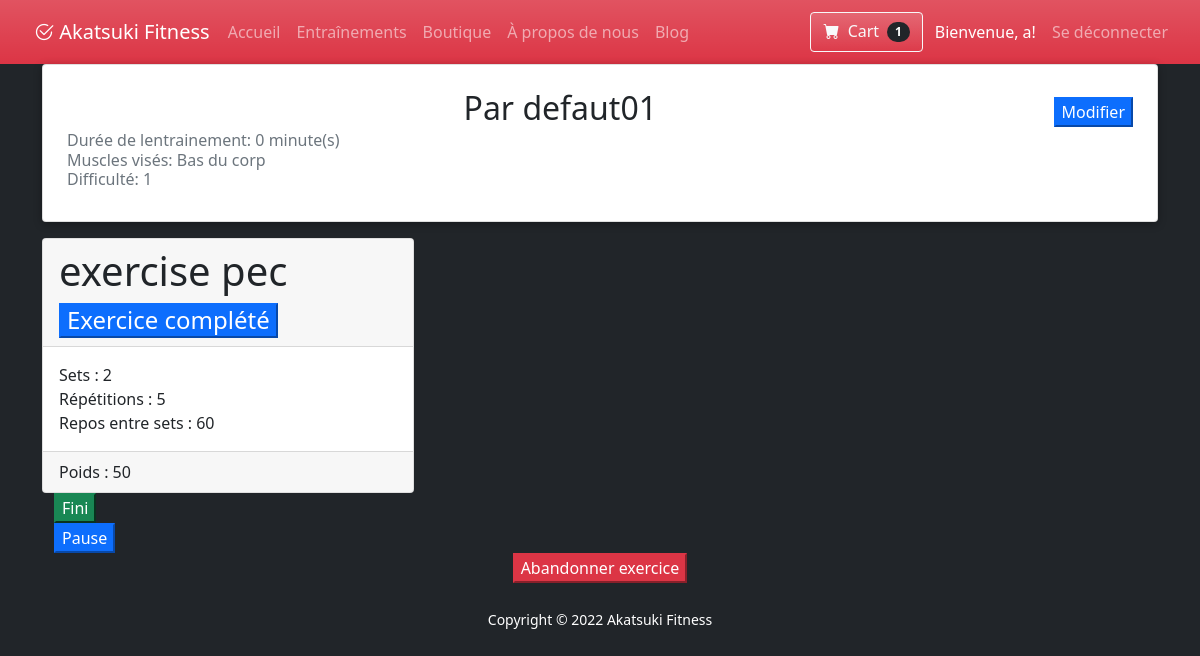
Screenshot of /workout_in_progress.php?id_training=1 (signed in) with the database file from the repository.
### tables this page shows
CREATE TABLE `utilisateur` (
  `iduser` int(11) NOT NULL,
  `nom` varchar(50) NOT NULL,
  `prenom` varchar(50) NOT NULL,
  `email` varchar(100) NOT NULL,
  `date_de_naissance` date NOT NULL,
  `sexe` int(11) NOT NULL,
  `poids` float DEFAULT NULL,
  `datedebutabonnement` date DEFAULT NULL,
  `datefinabonnement` date DEFAULT NULL,
  `poids_desire` float DEFAULT NULL,
  `avatar` int(11) DEFAULT '1'
);

CREATE TABLE `entrainement` (
  `identrainement` int(11) NOT NULL,
  `nom` varchar(50) NOT NULL,
  `status` int(11) NOT NULL,
  `type` varchar(50) NOT NULL,
  `difficulte` varchar(50) NOT NULL
);

CREATE TABLE `entrainementexercice` (
  `identrainement` int(11) NOT NULL,
  `idexercice` int(11) NOT NULL
);

CREATE TABLE `exercicecatalogue` (
  `idexercicecatalogue` int(11) NOT NULL,
  `nom` varchar(50) NOT NULL,
  `image` varchar(150) NOT NULL,
  `idcategorie` int(11) NOT NULL
);

CREATE TABLE `exercice` (
  `idexercice` int(11) NOT NULL,
  `idexercicecatalogue` int(11) NOT NULL,
  `status` int(11) NOT NULL,
  `poids` float NOT NULL,
  `repetitions` int(11) NOT NULL,
  `sets` int(11) NOT NULL,
  `duree` int(11) NOT NULL,
  `dureepause` int(11) NOT NULL
);

### db/conn.php (called while the page is built)
<?php
$host = 'localhost';
$db = 'akatsuki_db';
$user = 'root';
$pass = '';
$chartset = 'utf8mb4';
$dsn = "mysql:host=$host;dbname=$db;chartset=$chartset";
try {
    $pdo = new PDO($dsn, $user, $pass);
    $pdo->setAttribute(PDO::ATTR_ERRMODE, PDO::ERRMODE_EXCEPTION);
} catch (PDOException $e) {
    throw new PDOException($e->getMessage());
}
require_once 'Crud.php';
$crud = new Crud($pdo);

### db/Crud.php (called while the page is built, shortened)
<?php
class Crud
{
    private $db;
    public function __construct($conn)
    {
        $this->db = $conn;
    }
    public function getUser($id){
        try {
            $sql = "SELECT * FROM utilisateur WHERE iduser = '$id' ";
            $stmt = $this->db->prepare($sql);
            $stmt->execute();
            $result = $stmt->fetch();
            return  $result;
        } catch (PDOException $e) {
            echo $e->getMessage();
            return false;
        }
    }
    public function getEntrainementByIdEntrainement($idEntrainement){
        try{
            $sql = "SELECT * FROM `entrainement` where `identrainement`= $idEntrainement";
            $stmt = $this->db->prepare($sql);
            $stmt->execute();
            $result = $stmt->fetchAll();
            return  $result;
        }catch  (PDOException $e) {
            echo $e->getMessage();
        return false;
        }
    }
    public function getEntrainementDuration($idEntrainement){
        $exercices=  $this->getExercicesFromEntrainement($idEntrainement);
        $exerciceLenght=0;
        foreach($exercices as $ex){
            $exerciceLenght += $ex['duree'] ;
        }
        return $exerciceLenght;
    }
    public function getExercicesFromEntrainement($idEntrainement){
        try{
            $sql = "SELECT * FROM `entrainementexercice` INNER JOIN exercice ON entrainementexercice.idexercice = exercice.idexercice
            INNER JOIN `exercicecatalogue` ON `exercice`.`idexercicecatalogue` =`exercicecatalogue`.`idexercicecatalogue`  WHERE `identrainement` = '$idEntrainement' ";
            $stmt = $this->db->prepare($sql);
            $stmt->execute();
            $result = $stmt->fetchAll();
            return  $result;
        }catch  (PDOException $e) {
            echo $e->getMessage();
        return false;
        }
    }
    public function getPanierByidUser($idUser){
        try{
            $sql = "SELECT * FROM `panier` INNER JOIN `articlepanier` ON `panier`.`idarticle`  = `articlepanier`.`idarticle`  INNER JOIN `produits` ON `produits`.`idproduit`  = `articlepanier`.`idproduit`  WHERE `panier`.`iduser` = '$idUser' ";
            $stmt = $this->db->prepare($sql);
            $stmt->execute();
            $result = $stmt->fetchAll();
            return  $result;
        }catch  (PDOException $e) {
            echo $e->getMessage();
        return false;
        }
    }
}

### workout_in_progress.php (the view, shortened to what this page needs)
<?php
require_once('includes/header.php');
?>
<head>
<main>
<?php
$idEntrainementChoisi = $_GET['id_training'];
$entrainement = $crud->getEntrainementByIdEntrainement($idEntrainementChoisi);
$text = '';
foreach($entrainement as $training){
    $nom = $training['nom'];
    $difficulte = $training['difficulte'];
    $type = $training['type'];
    $text .= '
                        <div class="card mb-3 card-perso d-flex p-2 bd-highlight" >
                            <div class="card-body">
                            <div class="d-flex align-items-center">
                                <h2 class="card-title text-center mx-auto w-100"> '.$nom .' </h2>
                                    <button class="btn-primary">Modifier</button>
                                </div>
                                ';
                            }
                                echo $text;
                                $dureeEntrainement = $crud->getEntrainementDuration($idEntrainementChoisi);
                                $text2 = '';
                                $text2 .='<h6 class="card-subtitle mb-2 text-muted">Durée de lentrainement: ' . $dureeEntrainement .  ' minute(s)<br /> Muscles visés: '.$type .' </br> Difficulté: '.$difficulte .' </h6>
                            </div>
                    </div>';
            echo $text2;
?>
<div class="card-group">
<?php
$idEntrainementChoisi = $_GET['id_training'];
$exercice = $crud->getExercicesFromEntrainement($idEntrainementChoisi);
$details = '';
$idIncrement = 0;
foreach($exercice as $training){
    $poids = $training['poids'];
    $reps = $training['repetitions'];
    $sets = $training['sets'];
    $dureepause = $training['dureepause'];
    $nom = $training['nom'];
    $idIncrement++;
    $details .= '
                    <div class="col-md-4">
                        <div class="card">
                            <h4 class="card-header">
                                <div class="ChangeButtonC">
                                    <label>
                                        <h1> '.$nom .' </h1>
                                        <form method="post">
                                        <button class="btn-primary" name="btn'.$idIncrement.'" id="btn'.$idIncrement.'">
                                            <span class="seatButton"> Exercice complété </span>
                                        </button>
                                        </form>
                                    </label>
                                </div>
                            </h4>
                            <div class="card-body">Sets : '.$sets .' <br/> Répétitions : '.$reps .' </br> Repos entre sets : '.$dureepause .'  </div>
                            <div class="card-footer"> Poids : '.$poids .'</div>
                        </div>
                </div>
                ';
}
echo $details;
?>
</div>
    </main>
            <div class="card-group container-fluid">
            <div class="row">
            <div class="ChangeButtonC">
                            <label>
                                <form method="post">
                                <button class="btn-success" name="btn2" id="btn2" onclick="document.getElementById('btn2').style.background='green'">
                                    <span class="seatButton"> Fini </span>
                                </button>
                                    </label>
                                </div>
                                <div class="ChangeButtonC">
                                    <label>
                                <button class="btn-primary" name="btn3" id="btn3" onclick="document.getElementById('btn3').style.background='blue'" href="/workouts.php">
                                    <span class="seatButton"> Pause </span>
                                </button>
                                    </label>
                                </div>
                        </div>
            </div>
        </div>
                            <form method="post">
                            <div class="wrapper">
                                    <label>
                                <button class="btn-danger" name="btn4" id="btn4" onclick="document.getElementById('btn4').style.background='red'">
                                    <span class="seatButton"> Abandonner exercice</span>
                                </button>
                            </div>
                            </form>
<?php
require_once('includes/footer.php');
?>

### vue/nav.php (shortened to what this page needs)
<nav id="myNav" class="navbar navbar-expand-lg navbar-dark bg-danger bg-gradient">
    <div class="container-fluid">
        <a class="logo navbar-brand" href="index.php"><i class="bi bi-check2-circle"> </i>Akatsuki Fitness</a>
        <div class="collapse navbar-collapse" id="navbarNav">
            <div class="navbar-nav me-auto">
                <a id="btnHome" href="index.php" class="nav-item nav-link">Accueil</a>
                <a id="btnTrain" <?php if(!isset($_SESSION['userid'])) { ?> data-bs-toggle="modal"
                    data-bs-target="#loginModal" <?php } else {?> href="workouts.php" <?php } ?>
                    class="nav-item nav-link">Entraînements
                </a>
                <a id="btnStore" href="shop_index.php" class="nav-item nav-link">Boutique</a>
                <a id="btnAbout" href="about.php" class="nav-item nav-link">À propos de nous</a>
                <a id="btnBlog" href="blog.php" class="nav-item nav-link">Blog</a>
            </div>
            <div class="navbar-nav ms-auto">
                <?php if(!isset($_SESSION['userid'])) { ?>
                <button id="btnNavLogin" type="button" class="btn btn-outline-light bg-gradient"
                    data-bs-toggle="modal" data-bs-target="#loginModal">
                    Se connecter
                </button>
                <?php } else {
                    $userid = $_SESSION['userid'];
                    $userInfo = $crud->getUser($userid); ?>
                <a class="btn btn-outline-light bg-gradient me-1" href='shop_cart.php'>
                    <i class="bi-cart-fill me-1"></i>
                    Cart
                    <?php
                    $cartItems = $crud->getPanierByidUser($_SESSION['userid']);
                    ?>
                    <span class="badge bg-dark text-white ms-1 rounded-pill"><?php echo count($cartItems)?></span>
                </a>
                <a id="btnBlog" href="profile.php" class="nav-item nav-link active">Bienvenue,
                    <?php echo $userInfo['prenom']?>!</a>
                <a href="logout.php" class="nav-item nav-link">Se déconnecter</a>
                <?php }?>
            </div>
        </div>
    </div>
</nav>

### css/style.css (style rules this page uses)
a { color: #dc3545; text-decoration: none; }
.card-perso { box-shadow: 0 2px 8px rgb(0 0 0 / 30%); }
#myNav { padding: 12px; text-align: center; }
#myNav .logo { padding-left: 10px; padding-right: 10px; margin-right: 0%; }
.card-body { flex: 1 1 auto; padding: 1rem 1rem; }

### css/style-blog.css (style rules this page uses)
* { box-sizing: border-box; }

### workout_in_progress.php (style rules this page uses)
.wrapper { text-align: center; }

### rows the page displays
utilisateur: prenom "a"
entrainement: nom "Par defaut01", type "Bas du corp", difficulte "1"
entrainementexercice: exercicecatalogue.nom "exercise pec", idexercice.sets "2", idexercice.repetitions "5", idexercice.dureepause "60", idexercice.poids "50"

### other values shown
count($cartItems) "1"
$dureeEntrainement "0"
